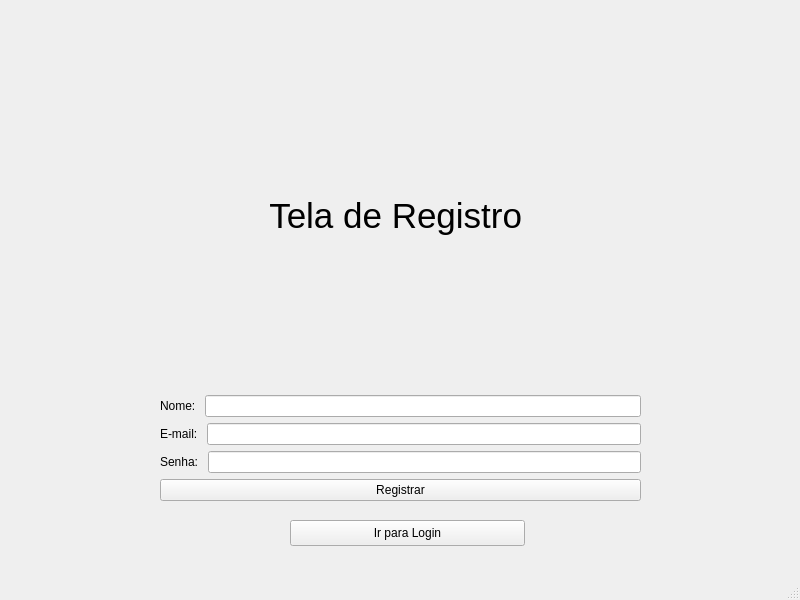
<?xml version="1.0" encoding="UTF-8"?>
<ui version="4.0">
 <class>registerwindow</class>
 <widget class="QMainWindow" name="registerwindow">
  <property name="geometry">
   <rect>
    <x>0</x>
    <y>0</y>
    <width>800</width>
    <height>600</height>
   </rect>
  </property>
  <property name="windowTitle">
   <string>MainWindow</string>
  </property>
  <widget class="QWidget" name="centralwidget">
   <widget class="QPushButton" name="pushButton_irparalogin">
    <property name="geometry">
     <rect>
      <x>290</x>
      <y>520</y>
      <width>235</width>
      <height>26</height>
     </rect>
    </property>
    <property name="text">
     <string>Ir para Login</string>
    </property>
   </widget>
   <widget class="QWidget" name="">
    <property name="geometry">
     <rect>
      <x>160</x>
      <y>80</y>
      <width>481</width>
      <height>421</height>
     </rect>
    </property>
    <layout class="QVBoxLayout" name="verticalLayout_3">
     <item>
      <widget class="QLabel" name="label">
       <property name="text">
        <string>&lt;html&gt;&lt;head/&gt;&lt;body&gt;&lt;p align=&quot;center&quot;&gt;&lt;span style=&quot; font-size:26pt;&quot;&gt;Tela de Registro &lt;/span&gt;&lt;/p&gt;&lt;h2 align=&quot;center&quot; style=&quot;-qt-paragraph-type:empty; margin-top:16px; margin-bottom:12px; margin-left:0px; margin-right:0px; -qt-block-indent:0; text-indent:0px; font-size:26pt; font-weight:700;&quot;&gt;&lt;br/&gt;&lt;/h2&gt;&lt;/body&gt;&lt;/html&gt;</string>
       </property>
      </widget>
     </item>
     <item>
      <layout class="QVBoxLayout" name="verticalLayout_2">
       <item>
        <layout class="QVBoxLayout" name="verticalLayout">
         <item>
          <layout class="QHBoxLayout" name="horizontalLayout">
           <item>
            <widget class="QLabel" name="label_nome">
             <property name="text">
              <string>Nome: </string>
             </property>
            </widget>
           </item>
           <item>
            <widget class="QLineEdit" name="lineEdit_nome"/>
           </item>
          </layout>
         </item>
         <item>
          <layout class="QHBoxLayout" name="horizontalLayout_2">
           <item>
            <widget class="QLabel" name="label_email">
             <property name="text">
              <string>E-mail: </string>
             </property>
            </widget>
           </item>
           <item>
            <widget class="QLineEdit" name="lineEdit_email"/>
           </item>
          </layout>
         </item>
         <item>
          <layout class="QHBoxLayout" name="horizontalLayout_3">
           <item>
            <widget class="QLabel" name="label_senha">
             <property name="text">
              <string>Senha: </string>
             </property>
            </widget>
           </item>
           <item>
            <widget class="QLineEdit" name="lineEdit_senha"/>
           </item>
          </layout>
         </item>
        </layout>
       </item>
      </layout>
     </item>
     <item>
      <layout class="QHBoxLayout" name="horizontalLayout_4">
       <item>
        <widget class="QPushButton" name="pushButton_registro">
         <property name="text">
          <string>Registrar</string>
         </property>
        </widget>
       </item>
      </layout>
     </item>
    </layout>
   </widget>
  </widget>
  <widget class="QMenuBar" name="menubar">
   <property name="geometry">
    <rect>
     <x>0</x>
     <y>0</y>
     <width>800</width>
     <height>23</height>
    </rect>
   </property>
  </widget>
  <widget class="QStatusBar" name="statusbar"/>
 </widget>
 <resources/>
 <connections/>
</ui>
